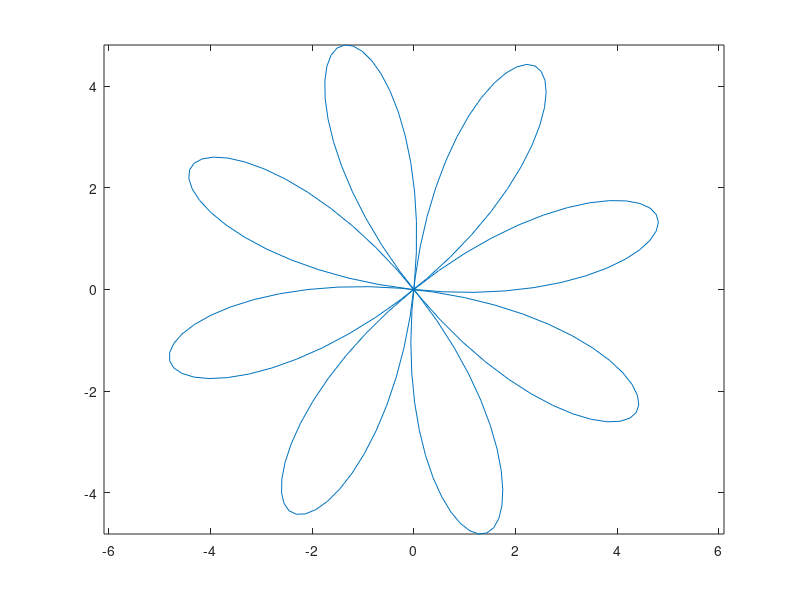

MATLAB code for this plot:
k=4;
theta0 = 2;
a = 5;

theta = linspace(0,2*pi,200);

x = a.*cos(k*theta + theta0).*cos(theta);
y = a.*cos(k*theta + theta0).*sin(theta);

plot(x,y)
axis equal
